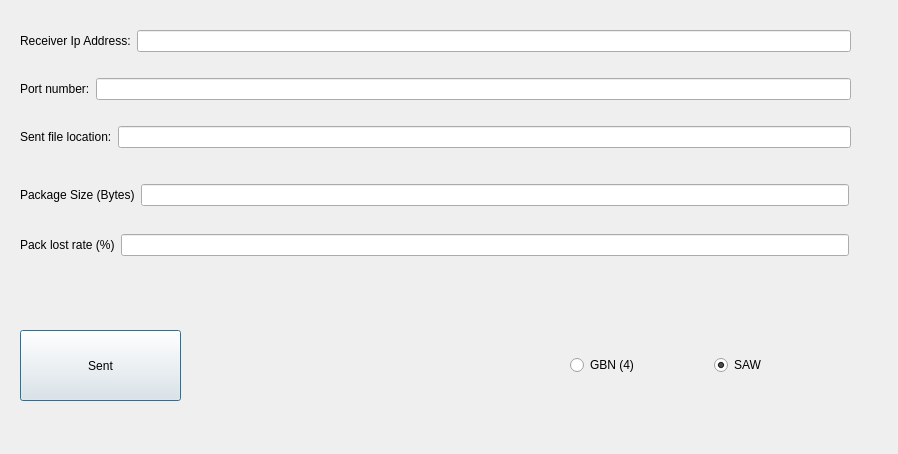
<?xml version="1.0" encoding="UTF-8"?>
<ui version="4.0">
 <class>Dialog</class>
 <widget class="QDialog" name="Dialog">
  <property name="geometry">
   <rect>
    <x>0</x>
    <y>0</y>
    <width>898</width>
    <height>454</height>
   </rect>
  </property>
  <property name="windowTitle">
   <string>Sender Window</string>
  </property>
  <widget class="QWidget" name="widget" native="true">
   <property name="geometry">
    <rect>
     <x>10</x>
     <y>0</y>
     <width>881</width>
     <height>1071</height>
    </rect>
   </property>
   <widget class="QPushButton" name="pushButton">
    <property name="geometry">
     <rect>
      <x>10</x>
      <y>330</y>
      <width>161</width>
      <height>71</height>
     </rect>
    </property>
    <property name="text">
     <string>Sent</string>
    </property>
   </widget>
   <widget class="QWidget" name="layoutWidget_3">
    <property name="geometry">
     <rect>
      <x>10</x>
      <y>170</y>
      <width>829</width>
      <height>50</height>
     </rect>
    </property>
    <layout class="QHBoxLayout" name="horizontalLayout_5">
     <item>
      <widget class="QLabel" name="label_4">
       <property name="text">
        <string>Package Size (Bytes)</string>
       </property>
      </widget>
     </item>
     <item>
      <widget class="QLineEdit" name="lineEdit_4"/>
     </item>
    </layout>
   </widget>
   <widget class="QWidget" name="layoutWidget_4">
    <property name="geometry">
     <rect>
      <x>10</x>
      <y>220</y>
      <width>829</width>
      <height>50</height>
     </rect>
    </property>
    <layout class="QHBoxLayout" name="horizontalLayout_6">
     <item>
      <widget class="QLabel" name="label_5">
       <property name="text">
        <string>Pack lost rate (%)</string>
       </property>
      </widget>
     </item>
     <item>
      <widget class="QLineEdit" name="lineEdit_5"/>
     </item>
    </layout>
   </widget>
   <widget class="QWidget" name="">
    <property name="geometry">
     <rect>
      <x>10</x>
      <y>10</y>
      <width>831</width>
      <height>161</height>
     </rect>
    </property>
    <layout class="QVBoxLayout" name="verticalLayout">
     <item>
      <layout class="QHBoxLayout" name="horizontalLayout_2">
       <item>
        <widget class="QLabel" name="label_2">
         <property name="text">
          <string>Receiver Ip Address:</string>
         </property>
        </widget>
       </item>
       <item>
        <widget class="QLineEdit" name="lineEdit_2"/>
       </item>
      </layout>
     </item>
     <item>
      <layout class="QHBoxLayout" name="horizontalLayout">
       <item>
        <widget class="QLabel" name="label">
         <property name="text">
          <string>Port number:</string>
         </property>
        </widget>
       </item>
       <item>
        <widget class="QLineEdit" name="lineEdit"/>
       </item>
      </layout>
     </item>
     <item>
      <layout class="QHBoxLayout" name="horizontalLayout_3">
       <item>
        <widget class="QLabel" name="label_3">
         <property name="text">
          <string>Sent file location:</string>
         </property>
        </widget>
       </item>
       <item>
        <widget class="QLineEdit" name="lineEdit_3"/>
       </item>
      </layout>
     </item>
    </layout>
   </widget>
   <widget class="QWidget" name="">
    <property name="geometry">
     <rect>
      <x>560</x>
      <y>330</y>
      <width>281</width>
      <height>71</height>
     </rect>
    </property>
    <layout class="QHBoxLayout" name="horizontalLayout_4">
     <item>
      <widget class="QRadioButton" name="radioButton">
       <property name="text">
        <string>GBN (4)</string>
       </property>
      </widget>
     </item>
     <item>
      <widget class="QRadioButton" name="radioButton_2">
       <property name="text">
        <string>SAW</string>
       </property>
       <property name="checked">
        <bool>true</bool>
       </property>
      </widget>
     </item>
    </layout>
   </widget>
  </widget>
 </widget>
 <resources/>
 <connections/>
</ui>
